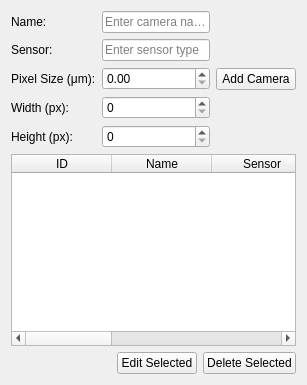
<?xml version="1.0" encoding="UTF-8"?>
<ui version="4.0">
 <class>CameraTab</class>
 <widget class="QWidget" name="CameraTab">
  <layout class="QVBoxLayout" name="verticalLayout">
   <item>
    <layout class="QGridLayout" name="gridLayout">
     <item row="0" column="0">
      <widget class="QLabel" name="nameLabel">
       <property name="text">
        <string>Name:</string>
       </property>
      </widget>
     </item>
     <item row="0" column="1">
      <widget class="QLineEdit" name="nameLineEdit">
       <property name="placeholderText">
        <string>Enter camera name</string>
       </property>
      </widget>
     </item>
     <item row="1" column="0">
      <widget class="QLabel" name="sensorLabel">
       <property name="text">
        <string>Sensor:</string>
       </property>
      </widget>
     </item>
     <item row="1" column="1">
      <widget class="QLineEdit" name="sensorLineEdit">
       <property name="placeholderText">
        <string>Enter sensor type</string>
       </property>
      </widget>
     </item>
     <item row="2" column="0">
      <widget class="QLabel" name="pixelSizeLabel">
       <property name="text">
        <string>Pixel Size (μm):</string>
       </property>
      </widget>
     </item>
     <item row="2" column="1">
      <widget class="QDoubleSpinBox" name="pixelSizeSpinBox">
       <property name="decimals">
        <number>2</number>
       </property>
       <property name="maximum">
        <double>100.000000000000000</double>
       </property>
       <property name="singleStep">
        <double>0.100000000000000</double>
       </property>
      </widget>
     </item>
     <item row="3" column="0">
      <widget class="QLabel" name="widthLabel">
       <property name="text">
        <string>Width (px):</string>
       </property>
      </widget>
     </item>
     <item row="3" column="1">
      <widget class="QSpinBox" name="widthSpinBox">
       <property name="maximum">
        <number>99999</number>
       </property>
      </widget>
     </item>
     <item row="4" column="0">
      <widget class="QLabel" name="heightLabel">
       <property name="text">
        <string>Height (px):</string>
       </property>
      </widget>
     </item>
     <item row="4" column="1">
      <widget class="QSpinBox" name="heightSpinBox">
       <property name="maximum">
        <number>99999</number>
       </property>
      </widget>
     </item>
     <item row="0" column="2" rowspan="5">
      <widget class="QPushButton" name="addCameraButton">
       <property name="text">
        <string>Add Camera</string>
       </property>
      </widget>
     </item>
    </layout>
   </item>
   <item>
    <widget class="QTableWidget" name="camerasTable">
     <property name="editTriggers">
      <set>QAbstractItemView::NoEditTriggers</set>
     </property>
     <property name="selectionBehavior">
      <enum>QAbstractItemView::SelectRows</enum>
     </property>
     <property name="selectionMode">
      <enum>QAbstractItemView::SingleSelection</enum>
     </property>
     <property name="alternatingRowColors">
      <bool>true</bool>
     </property>
     <column>
      <property name="text">
       <string>ID</string>
      </property>
     </column>
     <column>
      <property name="text">
       <string>Name</string>
      </property>
     </column>
     <column>
      <property name="text">
       <string>Sensor</string>
      </property>
     </column>
     <column>
      <property name="text">
       <string>Pixel Size</string>
      </property>
     </column>
     <column>
      <property name="text">
       <string>Width</string>
      </property>
     </column>
     <column>
      <property name="text">
       <string>Height</string>
      </property>
     </column>
    </widget>
   </item>
   <item>
    <layout class="QHBoxLayout" name="horizontalLayout">
     <item>
      <spacer name="horizontalSpacer">
       <property name="orientation">
        <enum>Qt::Horizontal</enum>
       </property>
       <property name="sizeHint" stdset="0">
        <size>
         <width>40</width>
         <height>20</height>
        </size>
       </property>
      </spacer>
     </item>
     <item>
      <widget class="QPushButton" name="editCameraButton">
       <property name="text">
        <string>Edit Selected</string>
       </property>
      </widget>
     </item>
     <item>
      <widget class="QPushButton" name="deleteCameraButton">
       <property name="text">
        <string>Delete Selected</string>
       </property>
      </widget>
     </item>
    </layout>
   </item>
  </layout>
 </widget>
 <resources/>
 <connections/>
</ui>
